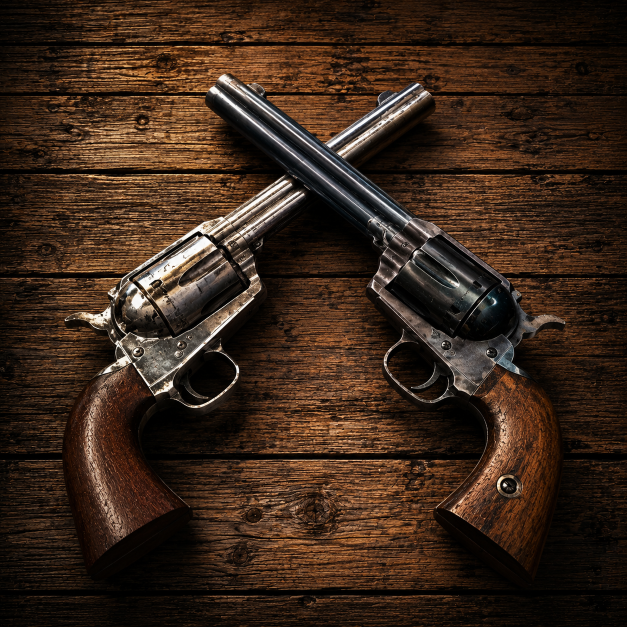
#> input picture misc/smokinguns.png, 1254 x 1254 px (shown at 1/2 size)
$ python composite_app_icon.py ../smokinguns.png out.png 100
#> lines starting #> are read from the running program, lines starting #| are printed output that depends on the picture
#!/usr/bin/env python3
"""Composite the Smokin' Guns icon over a procedural wood texture background."""

import math
import random
import sys
from pathlib import Path

from PIL import Image, ImageDraw, ImageFilter


def make_wood_texture(size: int, seed: int = 42) -> Image.Image:
#> called with size = 100, seed = 42
    rng = random.Random(seed)
    img = Image.new("RGB", (size, size))
#> img: PIL image 100x100 RGB; every value is 0
    draw = ImageDraw.Draw(img)

    plank_h = max(48, size // 8)
    colors = [
        (101, 67, 33),
        (120, 78, 42),
        (92, 58, 28),
        (110, 72, 38),
        (88, 54, 26),
    ]

    for y in range(0, size, plank_h):
        base = colors[rng.randrange(len(colors))]
        gap = max(2, size // 256)
        draw.rectangle((0, y, size, min(y + gap, size)), fill=(55, 35, 18))
        plank_end = min(y + plank_h, size)
        for row in range(y + gap, plank_end):
            for x in range(size):
                wave = math.sin(x * 0.018 + row * 0.11 + rng.uniform(-0.2, 0.2)) * 14
                knot = math.exp(-((x - size * 0.35) ** 2 + (row - size * 0.55) ** 2) / (size * 18)) * 28
                knot += math.exp(-((x - size * 0.72) ** 2 + (row - size * 0.28) ** 2) / (size * 22)) * 22
                noise = rng.uniform(-10, 10)
                r = max(0, min(255, int(base[0] + wave + knot + noise)))
                g = max(0, min(255, int(base[1] + wave * 0.7 + knot * 0.8 + noise * 0.8)))
                b = max(0, min(255, int(base[2] + wave * 0.5 + knot * 0.6 + noise * 0.6)))
                img.putpixel((x, row), (r, g, b))
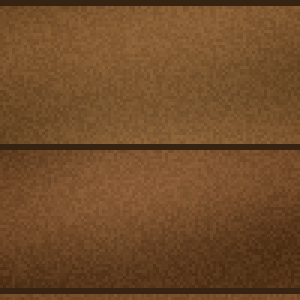
#> img: PIL image 100x100 RGB (shown 3 times larger); mean R, G, B 112.7, 75.3, 40.9

    img = img.filter(ImageFilter.GaussianBlur(radius=max(1, size // 512)))
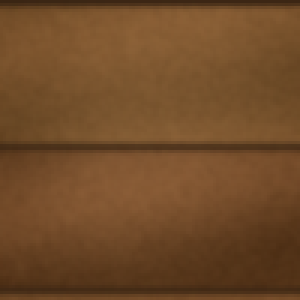
#> img: PIL image 100x100 RGB (shown 3 times larger); mean R, G, B 112.3, 74.8, 40.5
    return img


def composite_icon(foreground_path: Path, output_path: Path, size: int) -> None:
    wood = make_wood_texture(size)
    fg = Image.open(foreground_path).convert("RGBA")

    scale = 0.88
    target = int(size * scale)
    fg = fg.resize((target, target), Image.Resampling.LANCZOS)
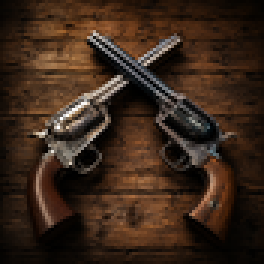
#> fg: PIL image 88x88 RGBA (shown 3 times larger); mean R, G, B, A 58.1, 39.2, 26.3, 255

    x = (size - target) // 2
    y = (size - target) // 2
    wood.paste(fg, (x, y), fg)
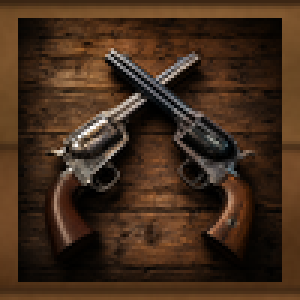
#> wood: PIL image 100x100 RGB (shown 3 times larger); mean R, G, B 67.4, 45.1, 28.1
    wood.save(output_path, "PNG")


def main() -> int:
    if len(sys.argv) != 4:
        print(f"usage: {sys.argv[0]} <foreground.png> <output.png> <size>", file=sys.stderr)
        return 1

    foreground = Path(sys.argv[1])
    output = Path(sys.argv[2])
    size = int(sys.argv[3])

    if not foreground.is_file():
        print(f"error: {foreground} not found", file=sys.stderr)
        return 1

    composite_icon(foreground, output, size)
    return 0


if __name__ == "__main__":
    raise SystemExit(main())
#> (the program exits here)
